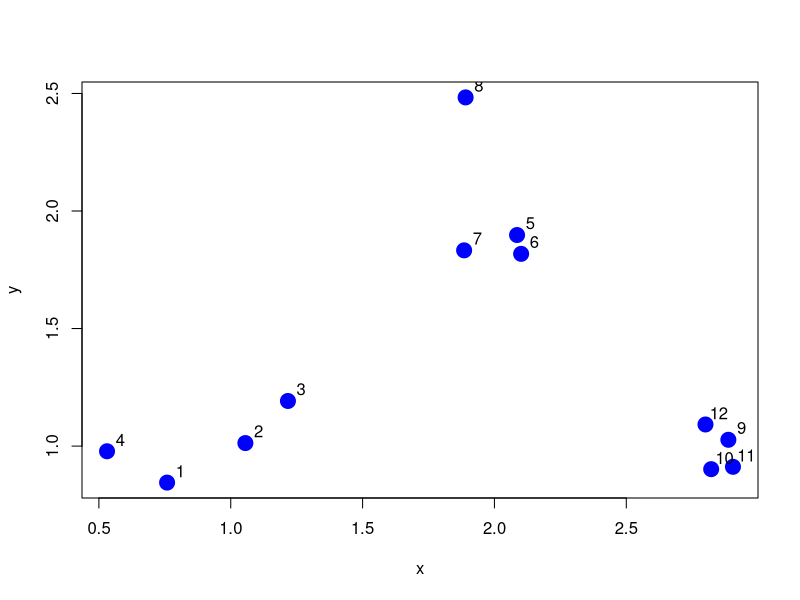
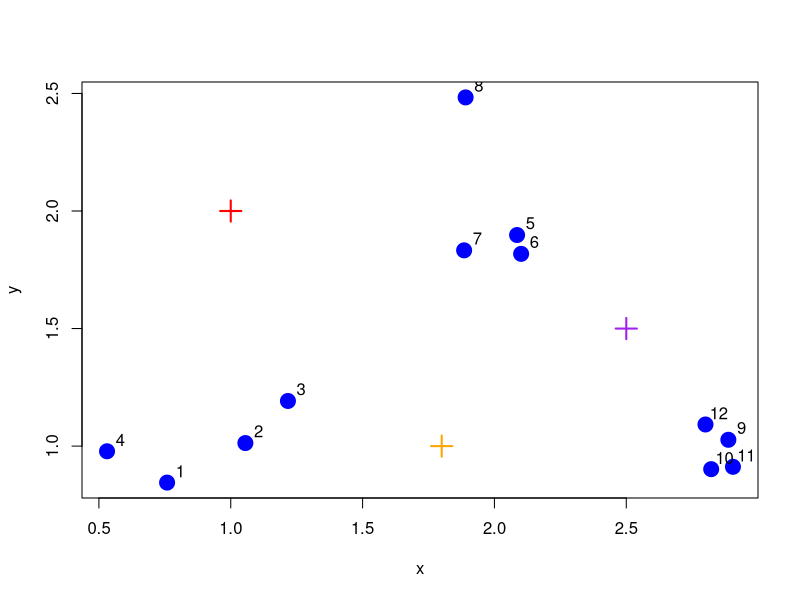
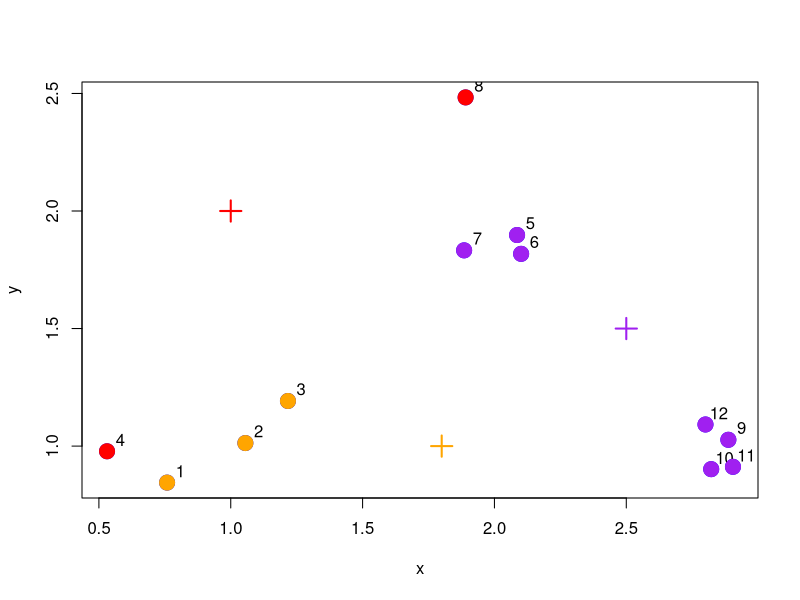
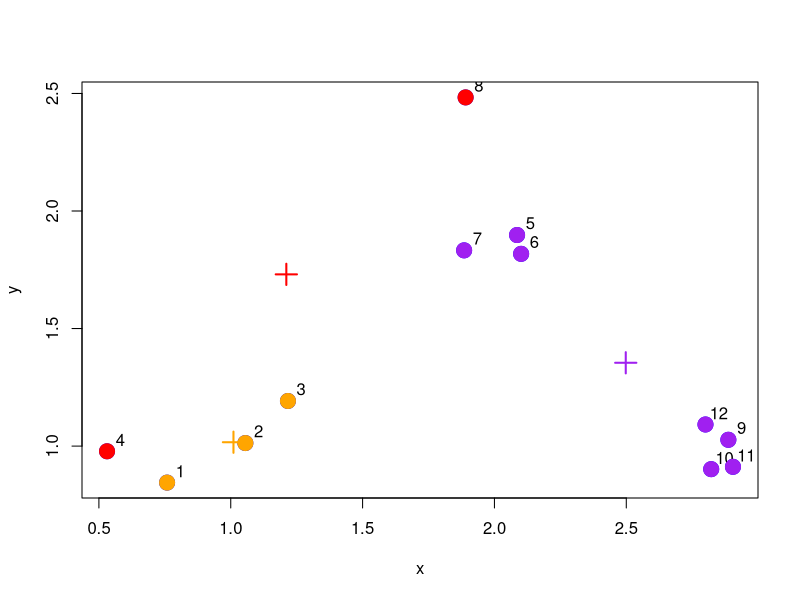
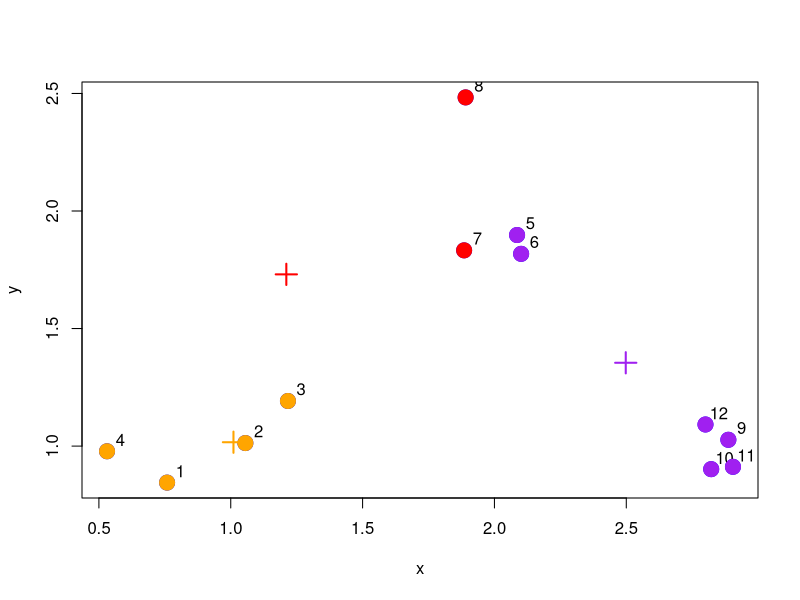
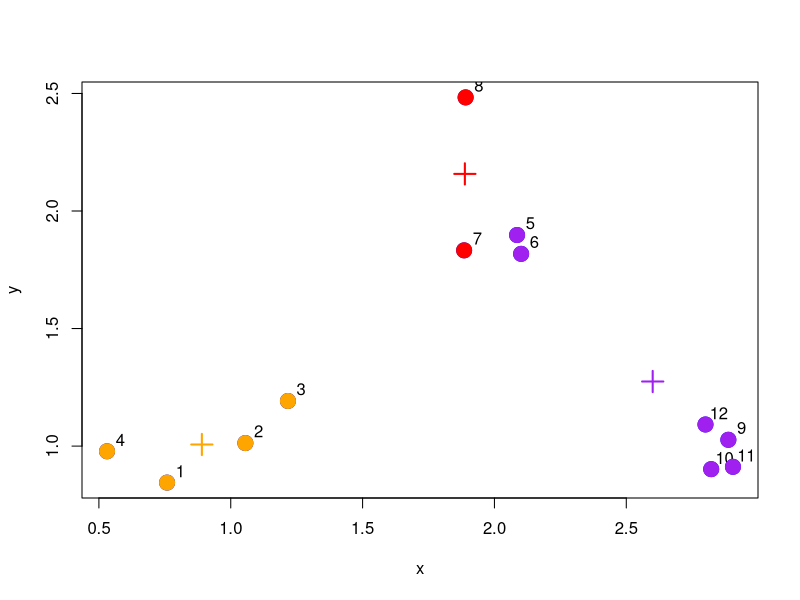
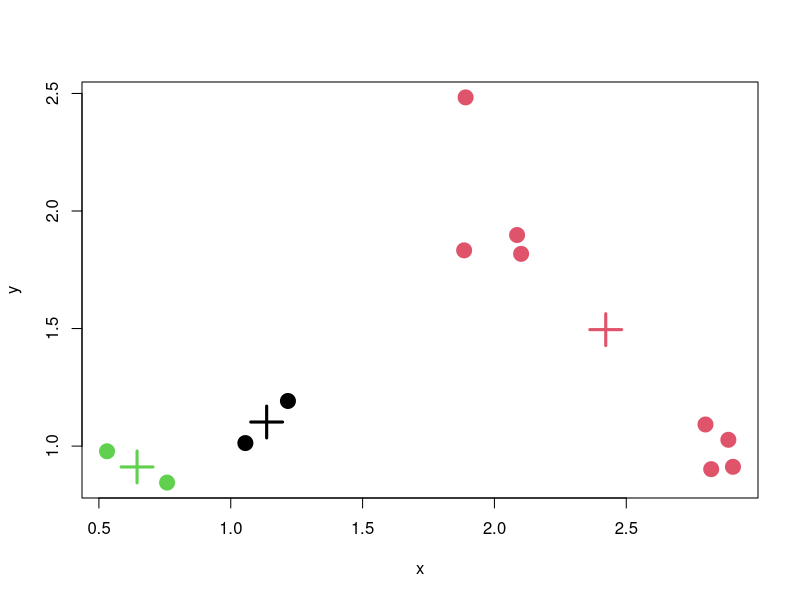
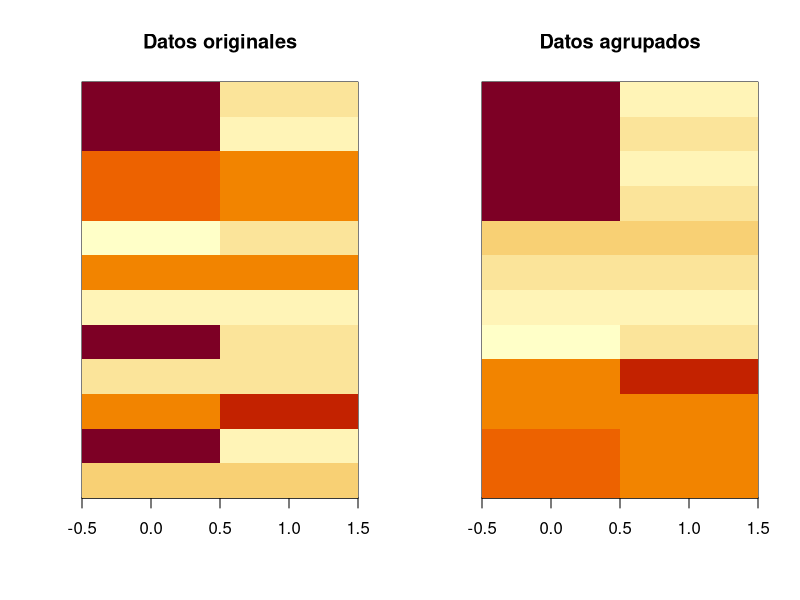

These figures' R source, in order:
## ---- chunk 1
knitr::opts_chunk$set(echo = TRUE)
## ---- chunk 2
set.seed(1234)
x <- rnorm(12,mean=rep(1:3,each=4),sd=0.2)
y <- rnorm(12,mean=rep(c(1,2,1),each=4),sd=0.2)
plot(x,y,col="blue",pch=19,cex=2)
text(x+0.05,y+0.05,labels=as.character(1:12))
## ---- chunk 3
plot(x,y,col="blue",pch=19,cex=2)
text(x+0.05,y+0.05,labels=as.character(1:12))
cx <- c(1,1.8,2.5)
cy <- c(2,1,1.5)
points(cx,cy,col=c("red","orange","purple"),pch=3,cex=2,lwd=2)
## ---- chunk 4
plot(x,y,col="blue",pch=19,cex=2)
cols1 <- c("red","orange","purple")
text(x+0.05,y+0.05,labels=as.character(1:12))
cx <- c(1,1.8,2.5)
cy <- c(2,1,1.5)
points(cx,cy,col=cols1,pch=3,cex=2,lwd=2)
## Find the closest centroid
distTmp <- matrix(NA,nrow=3,ncol=12)
distTmp[1,] <- (x-cx[1])^2 + (y-cy[1])^2
distTmp[2,] <- (x-cx[2])^2 + (y-cy[2])^2
distTmp[3,] <- (x-cx[3])^2 + (y-cy[3])^2
newClust <- apply(distTmp,2,which.min)
points(x,y,pch=19,cex=2,col=cols1[newClust])
## ---- chunk 5
plot(x,y,col="blue",pch=19,cex=2)
cols1 <- c("red","orange","purple")
text(x+0.05,y+0.05,labels=as.character(1:12))
## Find the closest centroid
distTmp <- matrix(NA,nrow=3,ncol=12)
distTmp[1,] <- (x-cx[1])^2 + (y-cy[1])^2
distTmp[2,] <- (x-cx[2])^2 + (y-cy[2])^2
distTmp[3,] <- (x-cx[3])^2 + (y-cy[3])^2
newClust <- apply(distTmp,2,which.min)
points(x,y,pch=19,cex=2,col=cols1[newClust])
newCx <- tapply(x,newClust,mean)
newCy <- tapply(y,newClust,mean)
## Old centroids
cx <- c(1,1.8,2.5)
cy <- c(2,1,1.5)
points(newCx,newCy,col=cols1,pch=3,cex=2,lwd=2)
## ---- chunk 6
plot(x,y,col="blue",pch=19,cex=2)
cols1 <- c("red","orange","purple")
text(x+0.05,y+0.05,labels=as.character(1:12))
cx <- c(1,1.8,2.5)
cy <- c(2,1,1.5)
## Find the closest centroid
distTmp <- matrix(NA,nrow=3,ncol=12)
distTmp[1,] <- (x-cx[1])^2 + (y-cy[1])^2
distTmp[2,] <- (x-cx[2])^2 + (y-cy[2])^2
distTmp[3,] <- (x-cx[3])^2 + (y-cy[3])^2
newClust <- apply(distTmp,2,which.min)
newCx <- tapply(x,newClust,mean)
newCy <- tapply(y,newClust,mean)
## Old centroids
points(newCx,newCy,col=cols1,pch=3,cex=2,lwd=2)
## Iteration 2
distTmp <- matrix(NA,nrow=3,ncol=12)
distTmp[1,] <- (x-newCx[1])^2 + (y-newCy[1])^2
distTmp[2,] <- (x-newCx[2])^2 + (y-newCy[2])^2
distTmp[3,] <- (x-newCx[3])^2 + (y-newCy[3])^2
newClust2 <- apply(distTmp,2,which.min)
points(x,y,pch=19,cex=2,col=cols1[newClust2])
## ---- chunk 7
plot(x,y,col="blue",pch=19,cex=2)
cols1 <- c("red","orange","purple")
text(x+0.05,y+0.05,labels=as.character(1:12))
cx <- c(1,1.8,2.5)
cy <- c(2,1,1.5)
## Find the closest centroid
distTmp <- matrix(NA,nrow=3,ncol=12)
distTmp[1,] <- (x-cx[1])^2 + (y-cy[1])^2
distTmp[2,] <- (x-cx[2])^2 + (y-cy[2])^2
distTmp[3,] <- (x-cx[3])^2 + (y-cy[3])^2
newClust <- apply(distTmp,2,which.min)
newCx <- tapply(x,newClust,mean)
newCy <- tapply(y,newClust,mean)
## Iteration 2
distTmp <- matrix(NA,nrow=3,ncol=12)
distTmp[1,] <- (x-newCx[1])^2 + (y-newCy[1])^2
distTmp[2,] <- (x-newCx[2])^2 + (y-newCy[2])^2
distTmp[3,] <- (x-newCx[3])^2 + (y-newCy[3])^2
finalClust <- apply(distTmp,2,which.min)
## Final centroids
finalCx <- tapply(x,finalClust,mean)
finalCy <- tapply(y,finalClust,mean)
points(finalCx,finalCy,col=cols1,pch=3,cex=2,lwd=2)
points(x,y,pch=19,cex=2,col=cols1[finalClust])
## ---- chunk 8
dataFrame <- data.frame(x,y)
kmeansObj <- kmeans(dataFrame,centers=3)
names(kmeansObj)
## ---- chunk 9
kmeansObj$cluster
## ---- chunk 10
plot(x,y,col=kmeansObj$cluster,pch=19,cex=2)
points(kmeansObj$centers,col=1:3,pch=3,cex=3,lwd=3)
## ---- chunk 11
set.seed(1234)
dataMatrix <- as.matrix(dataFrame)[sample(1:12),]
kmeansObj <- kmeans(dataMatrix,centers=3)
## ---- chunk 12
par(mfrow=c(1,2))
image(t(dataMatrix)[,nrow(dataMatrix):1],yaxt="n",main = "Datos originales")
image(t(dataMatrix)[,order(kmeansObj$cluster)],yaxt="n", main = "Datos agrupados")
